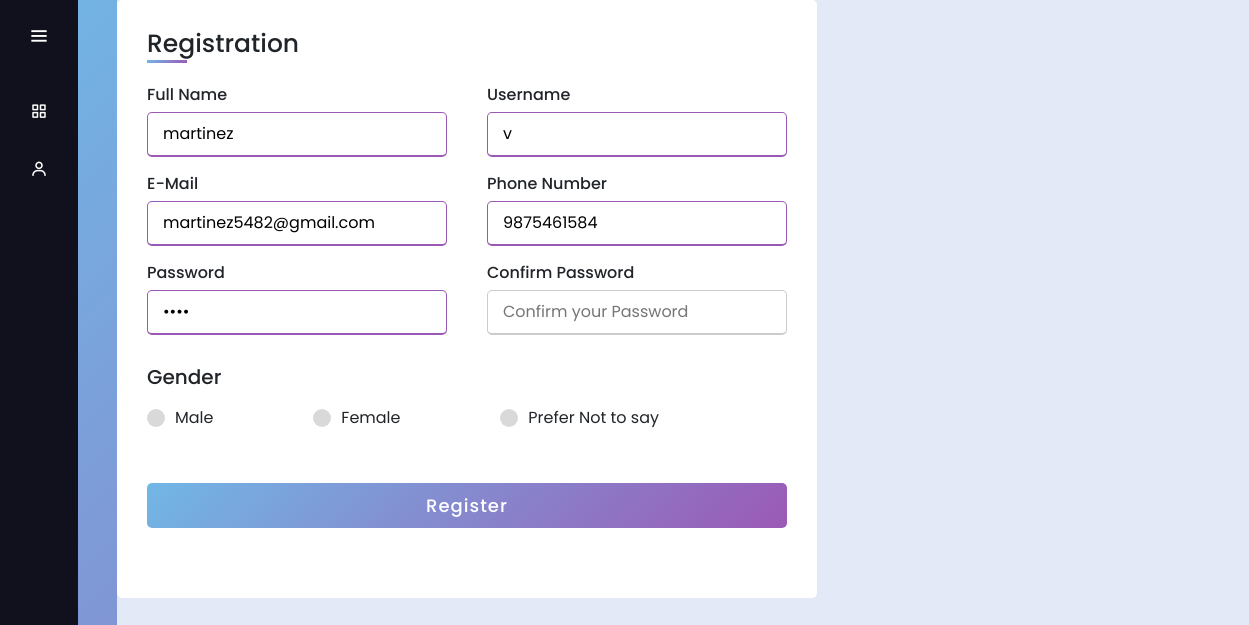
Page /edit/2 on the earlier database version.
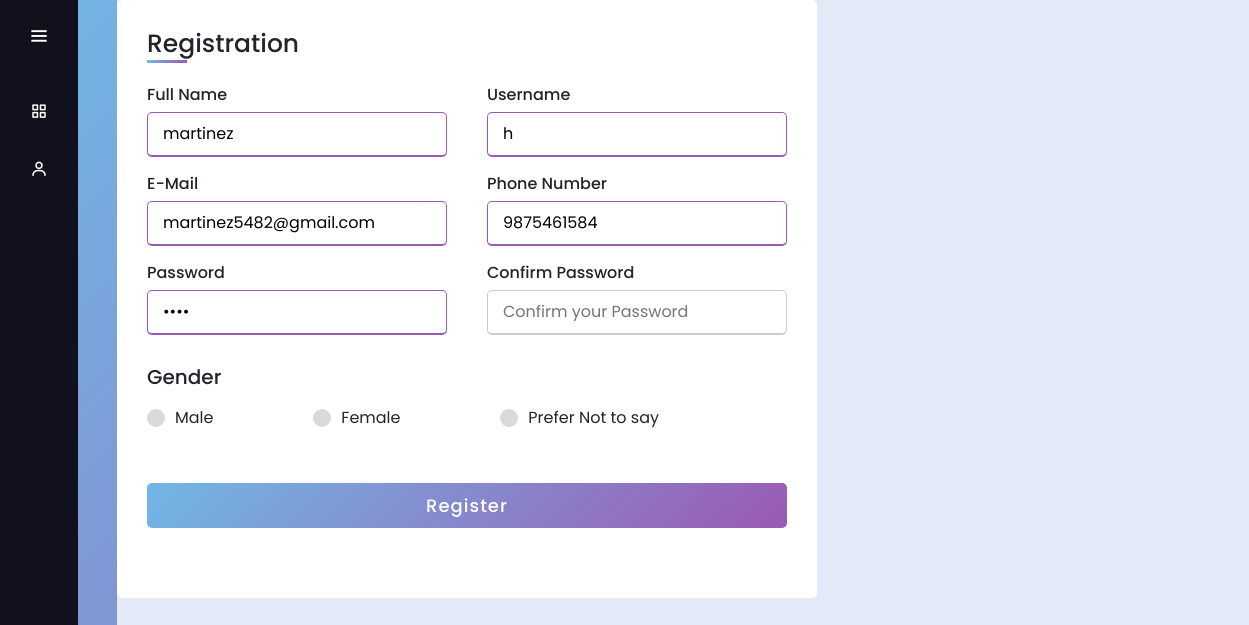
Same page on the later database version.
### crudapp/models.py (models this page shows)
class UserDetails(models.Model):
    firstName = models.CharField(max_length=255)
    userName = models.CharField(max_length=255)
    email = models.EmailField(max_length=255)
    phoneNumber = models.CharField(max_length=10)
    password = models.CharField(max_length=10)
    Checkbox = models.CharField(max_length=50, blank= True)

### crudapp/views.py (the view)
def Edit(request, id):
    details = UserDetails.objects.get(id=id)
    return render (request, 'retrive.html' , {"details": details})

### crudapp/templates/retrive.html (shortened to what this page needs)
 {% extends 'index.html' %}
 {% load static %}
     {% block css %}
       <link rel="stylesheet" href={% static 'form.css' %}>
    {% endblock css %}
  {% block content %}
        <div class="wrapper">
        <div class="title">Registration</div>
        <form action="{% url 'update' details.id %}" method="post">
            <div class="user-details">
                <div class="input-box">
                    <span class="details">Full Name</span>
                    <input type="text" placeholder="Enter your fullname" required name="fnam" value="{{details.firstName}}">
                </div>
                <div class="input-box">
                    <span class="details">Username</span>
                    <input type="text" placeholder="Enter your username" required name="uname" value="{{details.userName}}">
                </div>
                <div class="input-box">
                    <span class="details">E-Mail</span>
                    <input type="email" placeholder="Enter your email" required name="email" value="{{details.email}}">
                </div>
                <div class="input-box">
                    <span class="details">Phone Number</span>
                    <input type="number" placeholder="Enter your number" required name="number" value="{{details.phoneNumber}}">
                </div>
                <div class="input-box">
                    <span class="details">Password</span>
                    <input type="password" placeholder="Enter your Password" required name="password" value="{{details.password}}">
                </div>
                <div class="input-box">
                    <span class="details">Confirm Password</span>
                    <input type="password" placeholder="Confirm your Password" required>
                </div>
            </div>
            <div class="gender-details">
                <span class="gender-title">Gender</span>
                <div class="category">
                    <label for="dot-1">
                        <span class="dot one"></span>
                        <span class="gender">Male</span>
                    </label>
                    <label for="dot-2">
                        <span class="dot two"></span>
                        <span class="gender">Female</span>
                    </label>
                    <label for="dot-3">
                        <span class="dot three"></span>
                        <span class="gender">Prefer Not to say</span>
                    </label>
                </div>
            </div>
            <div class="button">
                <input type="submit" value="Register">
            </div>
        </form>
    </div>
    {% endblock content %}

Differences in the rows shown:
changed UserDetails "martinez": uname "v" → "h"
